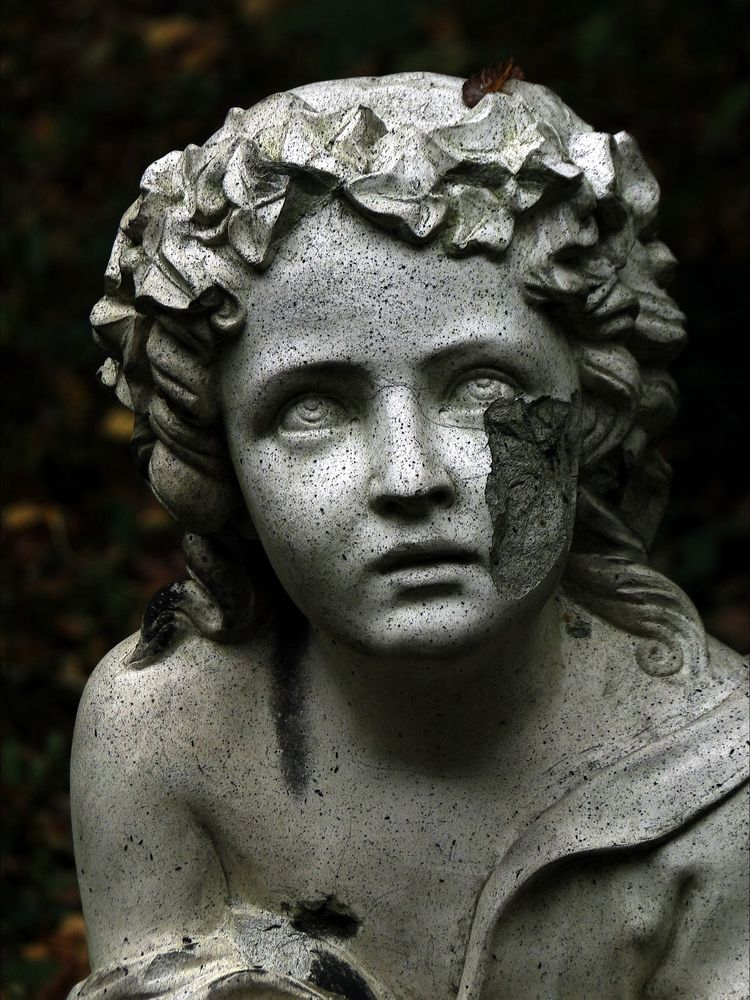
#> input picture image/Klage.jpeg, 750 x 1000 px
$ python basic10.py
#> lines starting #> are read from the running program, lines starting #| are printed output that depends on the picture
#วาดเส้นตรงใส่ภาพนิ่ง,วีดิโอ  basic10
import cv2
img = cv2.imread("image/Klage.jpeg")#อ่านภาพเข้ามา
#> img is the input picture: shape (1000, 750, 3); mean B, G, R 62.7, 70.2, 69.8

#กำหนดขนาดภาพ
imgresize = cv2.resize(img, (700,700))#ความกว้าง,ความสูง #imgresize คือ ตัวแปรที่สร้างไว้เก็บภาพ
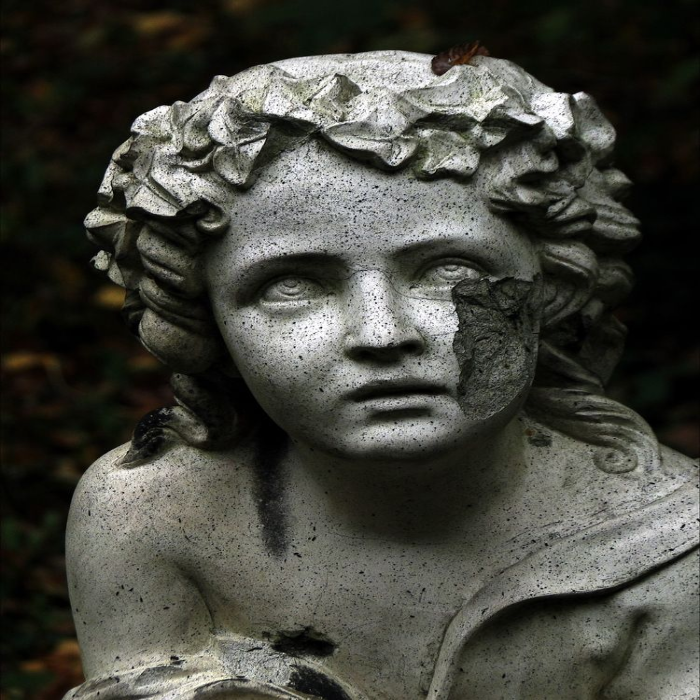
#> imgresize: shape (700, 700, 3); mean B, G, R 62.6, 70.1, 69.7

#วาดเส้นตรง
#line (ภาพ , จุดเริ่มต้น(x , y) , จุดสิ้นสุด(x , y) , สี (BGR), ความหนา) #สีเป็น BGR คือ blue , green , red
# และความหนา คือความหนาของเส้นที่เราจะวาด ,จุดเริิ่มต้น และจุดสิ้นสุด คือ ลากตตั้งแต่ จุดเริ่มต้นไปจนถึงจุดสิ้นสุด ในแกน x และ y
# cv2.line(imgresize, (0,0), (100,100), (255,0,0), 5) #รูปภาพ,จุดเริ่มต้น,จุดสิ้นสุด,สี,ความหนา

#ลองย้ายพิกัด
# cv2.line(imgresize, (100,100), (500,200), (255,0,0), 5) #รูปภาพ,จุดเริ่มต้น,จุดสิ้นสุด,สี,ความหนา

#วาดเส้นตรงเพิ่มหัวลูกศรเข้ามา
cv2.arrowedLine(imgresize, (100,100), (500,200), (255,0,0), 10)#สีน้ำเงิน #รูปภาพ,จุดเริ่มต้น,จุดสิ้นสุด,สี,ความหนา
#เราสามารถวาดได้มากกว่า 1 เส้น
cv2.arrowedLine(imgresize, (20,0), (400,400), (0,255,0), 10)#สีเขียว #รูปภาพ,จุดเริ่มต้น,จุดสิ้นสุด,สี,ความหนา
cv2.arrowedLine(imgresize, (0,0), (600,400), (0,0,255), 10)#สีแดง #รูปภาพ,จุดเริ่มต้น,จุดสิ้นสุด,สี,ความหนา
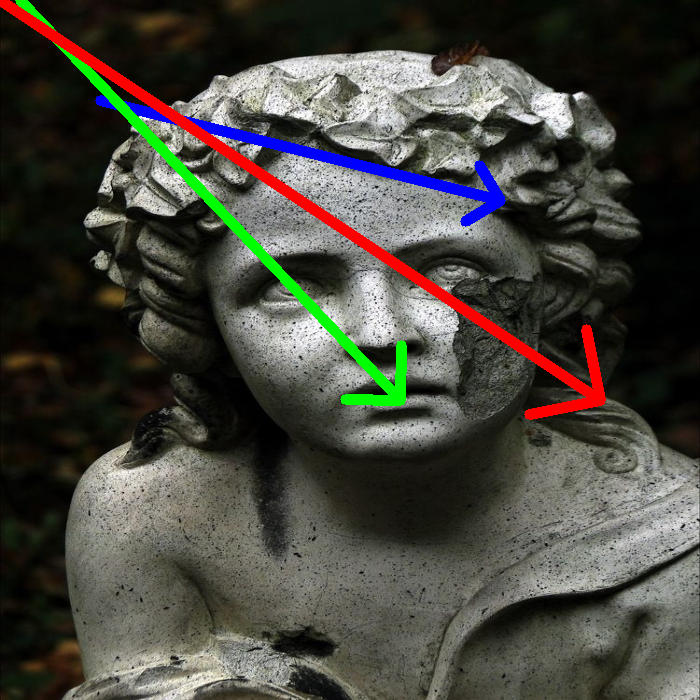
#> imgresize: shape (700, 700, 3); mean B, G, R 62, 70, 71.2

#แสดงภาพ
cv2.imshow("Output", imgresize)
cv2.waitKey(0)
cv2.destroyAllWindows()

$ run again, with image/img1.jpeg copied over image/Klage.jpeg
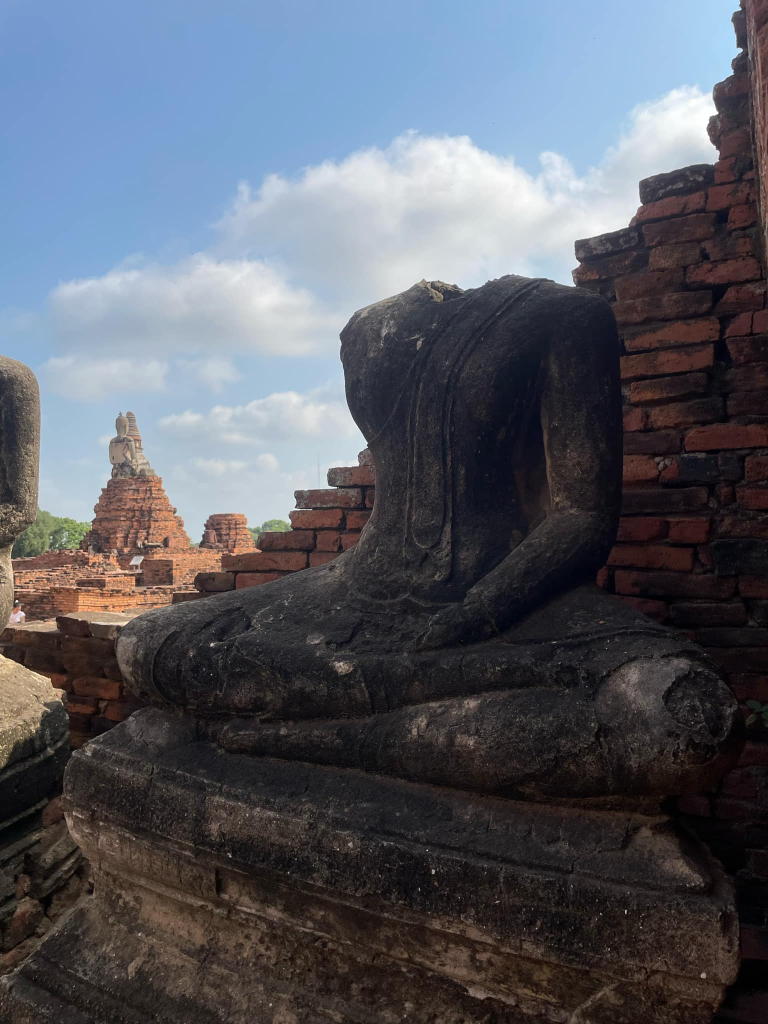
#> input picture image/img1.jpeg, 1536 x 2048 px (shown at 1/2 size)
#> img is the input picture: shape (2048, 1536, 3); mean B, G, R 100.3, 91.2, 88.2
#> `imgresize = cv2.resize(img, (700,700))#ความกว้าง,ความสูง`:
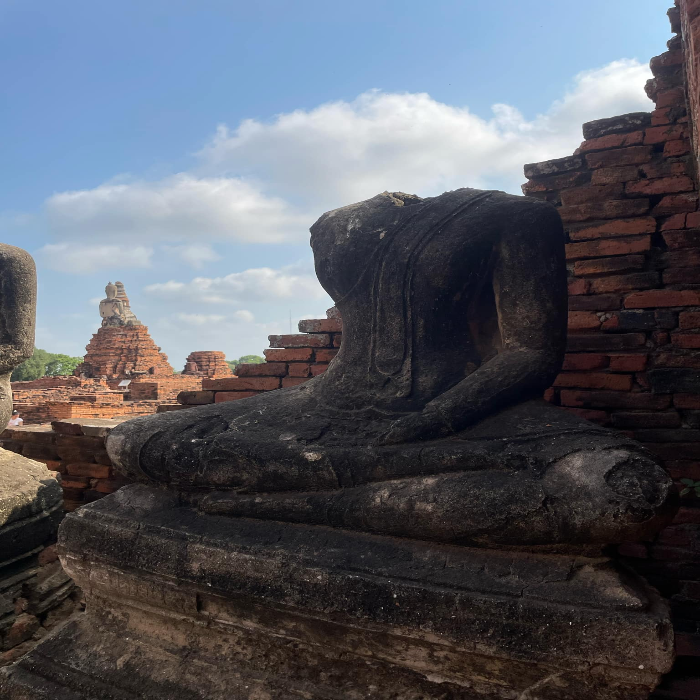
#> imgresize: shape (700, 700, 3); mean B, G, R 100.2, 91.1, 88.1
#> `cv2.arrowedLine(imgresize, (0,0), (600,400), (0,0,255), 10)#สีแดง`:
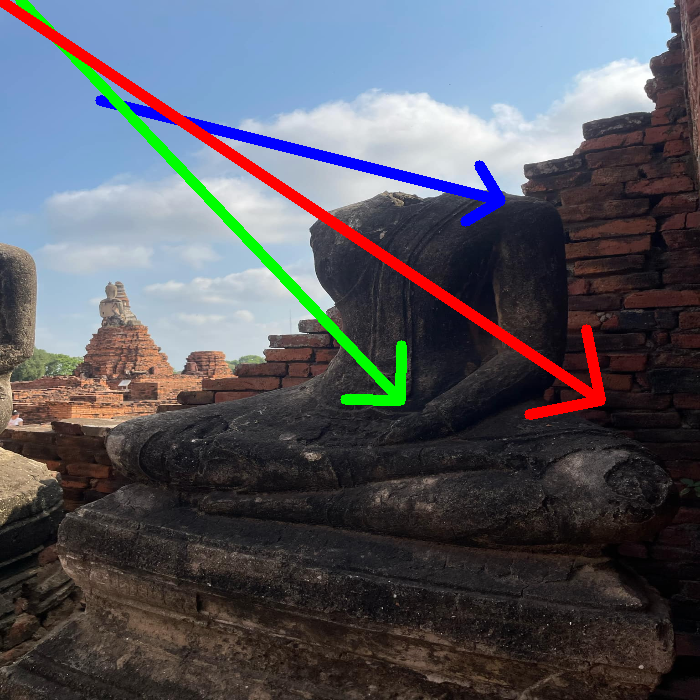
#> imgresize: shape (700, 700, 3); mean B, G, R 96.7, 89.2, 88.2

$ run again, with image/RBG.png saved as image/Klage.jpeg
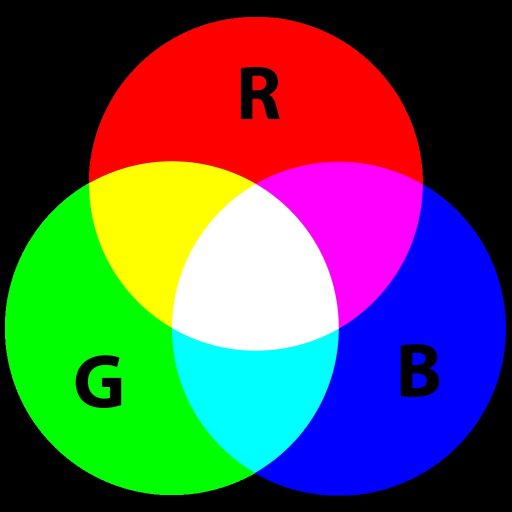
#> input picture image/RBG.png, 1024 x 1024 px (shown at 1/2 size)
#> img is the input picture: shape (1024, 1024, 3); mean B, G, R 83.9, 84, 83.8
#> `imgresize = cv2.resize(img, (700,700))#ความกว้าง,ความสูง`:
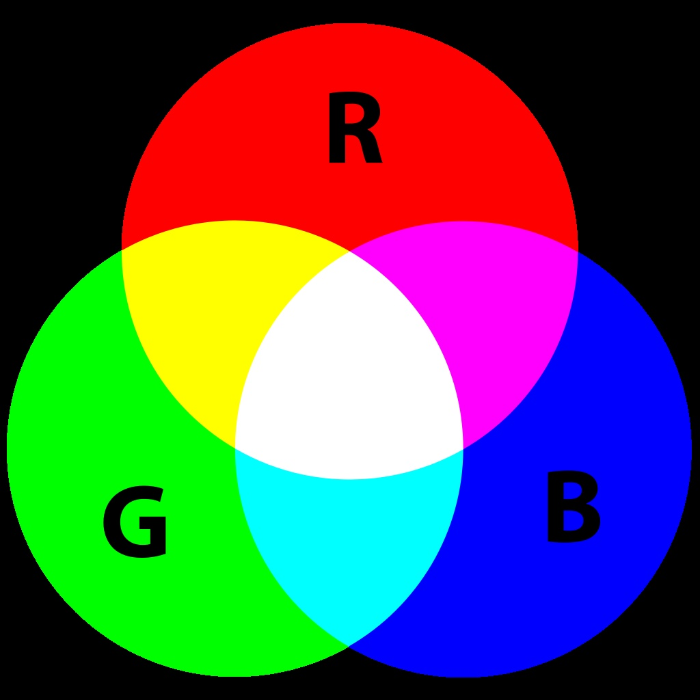
#> imgresize: shape (700, 700, 3); mean B, G, R 83.9, 84, 83.8
#> `cv2.arrowedLine(imgresize, (0,0), (600,400), (0,0,255), 10)#สีแดง`:
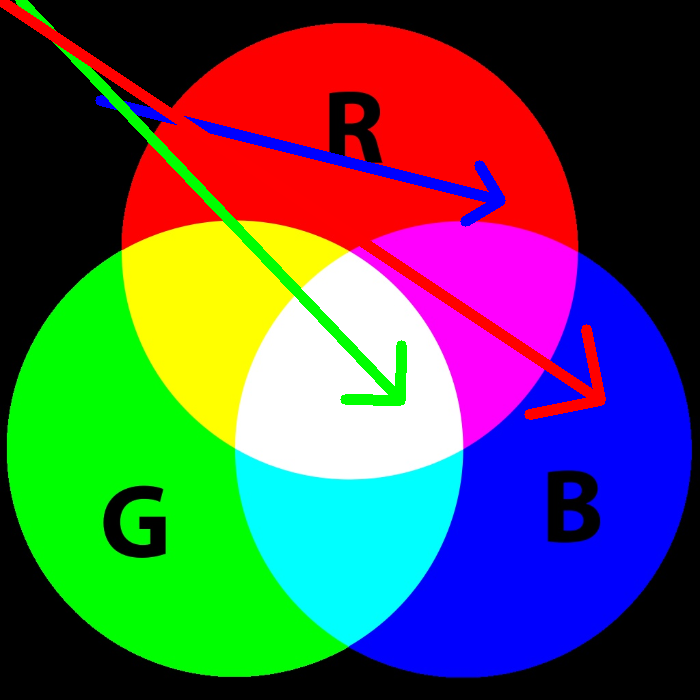
#> imgresize: shape (700, 700, 3); mean B, G, R 82.5, 85.3, 81.4
